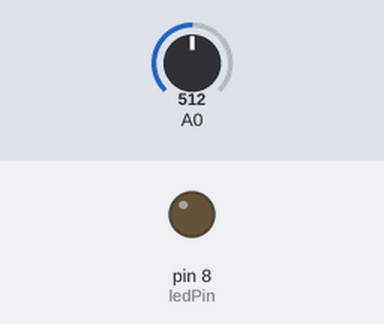
Recording of a sketch running on a simulated Arduino Leonardo, built with avr-gcc and run on an emulated ATmega32U4. Parts: output pins drawn as LEDs (lit = HIGH). The test bench sets the inputs (shaded band); at power-on: A0 = 512.

Above: at 1.2 s.
1.3 s: A0 set to 716
At 1.92 s:
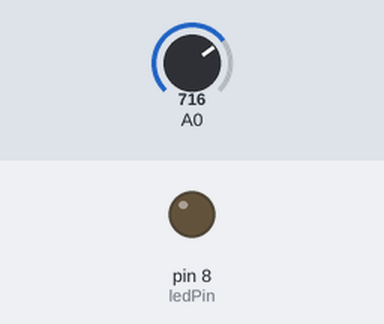
4.3 s: A0 set to 1023
7.3 s: A0 set to 122
At 7.45 s:
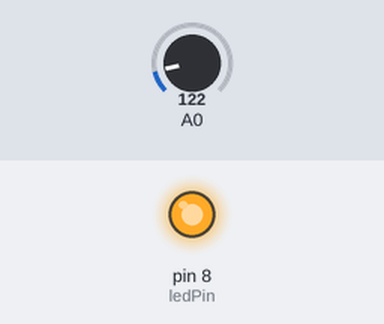
Timing chart, 0 to 10.5 s (numbered marks = the images above; inputs shaded):
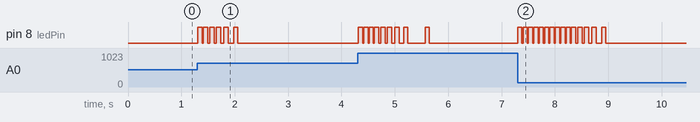

Measured:
- after the input at 1.3 s, pin 8 (ledPin): goes 3 × (HIGH 0.08 s, LOW 0.02 s), HIGH 0.08 s, LOW 0.06 s, HIGH 0.08 s, LOW 0.10 s, HIGH 0.08 s, then LOW, starting at once
- after the input at 7.3 s, pin 8 (ledPin): goes 12 × (HIGH 0.08 s, LOW 0.02 s), HIGH 0.08 s, LOW 0.06 s, HIGH 0.08 s, LOW 0.10 s, HIGH 0.08 s, then LOW, starting at once

The sketch:

bio-sintetizador-leonardo.ino
```cpp
#include "MIDIUSB.h"

int lastSensorValue = 0;
int threshold = 25; // Aumentado para exigir que se toquen ambos sensores (cierra el circuito)
int minActivationValue = 30; // Evita el ruido de "antena" al tocar solo un cable
const int ledPin = 8;

// Variables para el filtro de suavizado (Exponential Moving Average)
float smoothedValue = 0;
float alpha = 0.15; // Factor de suavizado (menor = más suave, pero más retraso)

void setup() {
  pinMode(ledPin, OUTPUT);
  Serial.begin(115200);

  // Inicializamos el valor suavizado con la primera lectura real
  smoothedValue = analogRead(A0);
  lastSensorValue = (int)smoothedValue;
}

void loop() {
  int rawValue = analogRead(A0);

  // Aplicamos el filtro para limpiar el "ruido" eléctrico y quedarnos con los impulsos sutiles
  smoothedValue = (alpha * rawValue) + ((1.0 - alpha) * smoothedValue);
  int currentSensorValue = (int)smoothedValue;

  // Evaluamos si superó el umbral Y si el valor mínimo asegura que el circuito está cerrado
  if (abs(currentSensorValue - lastSensorValue) >= threshold && currentSensorValue > minActivationValue) {

    // Octavas medias/altas: Mapeo de notas (ej. 48 a 90 equivale a C3 hasta F#6)
    int note = map(currentSensorValue, 0, 1023, 48, 90);

    // Riqueza dinámica: Calculamos qué tan brusco fue el cambio para el volumen
    int changeMagnitude = abs(currentSensorValue - lastSensorValue);
    int velocity = map(changeMagnitude, threshold, 80, 50, 127); // Ajustado al nuevo umbral
    velocity = constrain(velocity, 50, 127); // Mantenemos el volumen en un rango audible

    digitalWrite(ledPin, HIGH); // Feedback visual

    // Enviamos el pulso nativo
    noteOn(0, note, velocity);
    MidiUSB.flush();

    delay(80); // Duración rápida para captar más detalles

    noteOff(0, note, 0);
    MidiUSB.flush();

    digitalWrite(ledPin, LOW);
    lastSensorValue = currentSensorValue;
  }

  delay(20); // Frecuencia de muestreo más rápida para no perder detalles sutiles
}

// --- Funciones del protocolo MIDIUSB ---
void noteOn(byte channel, byte pitch, byte velocity) {
  midiEventPacket_t noteOn = {0x09, (byte)(0x90 | channel), pitch, velocity};
  MidiUSB.sendMIDI(noteOn);
}

void noteOff(byte channel, byte pitch, byte velocity) {
  midiEventPacket_t noteOff = {0x08, (byte)(0x80 | channel), pitch, velocity};
  MidiUSB.sendMIDI(noteOff);
}
```
